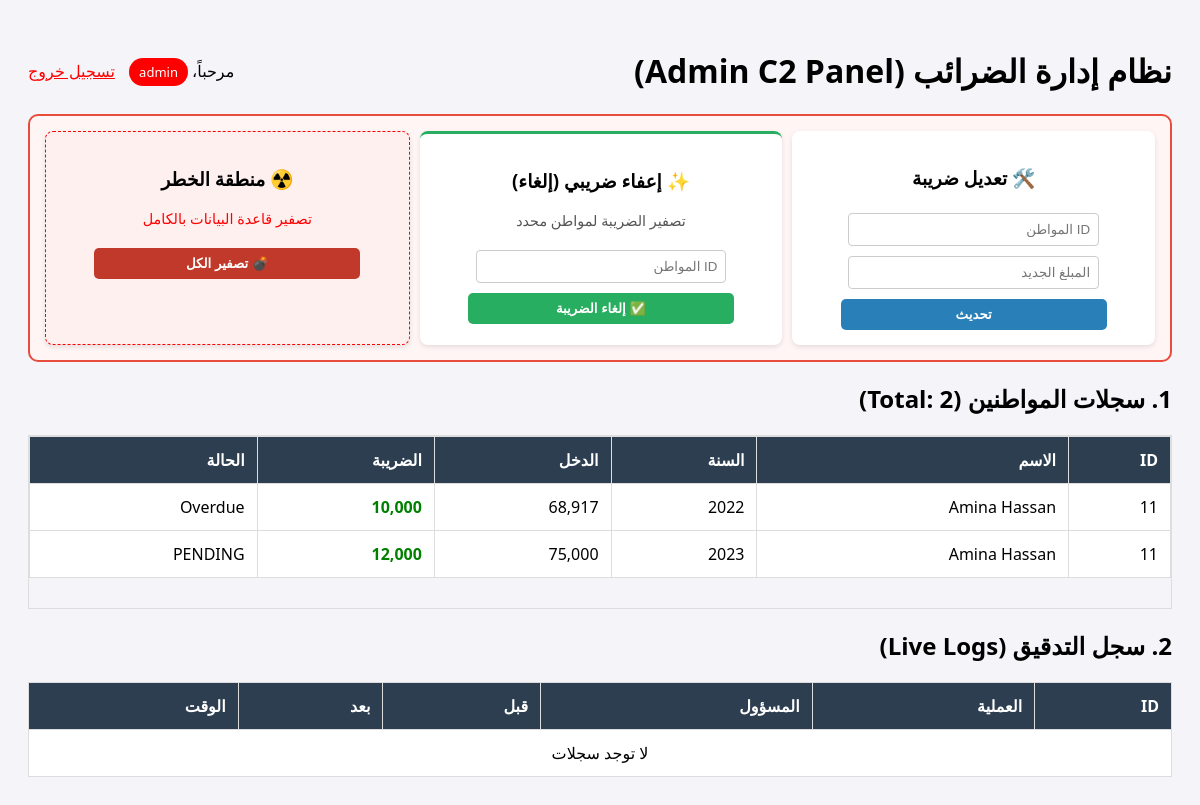
/index.php (signed in), run on an earlier commit of the app's database.
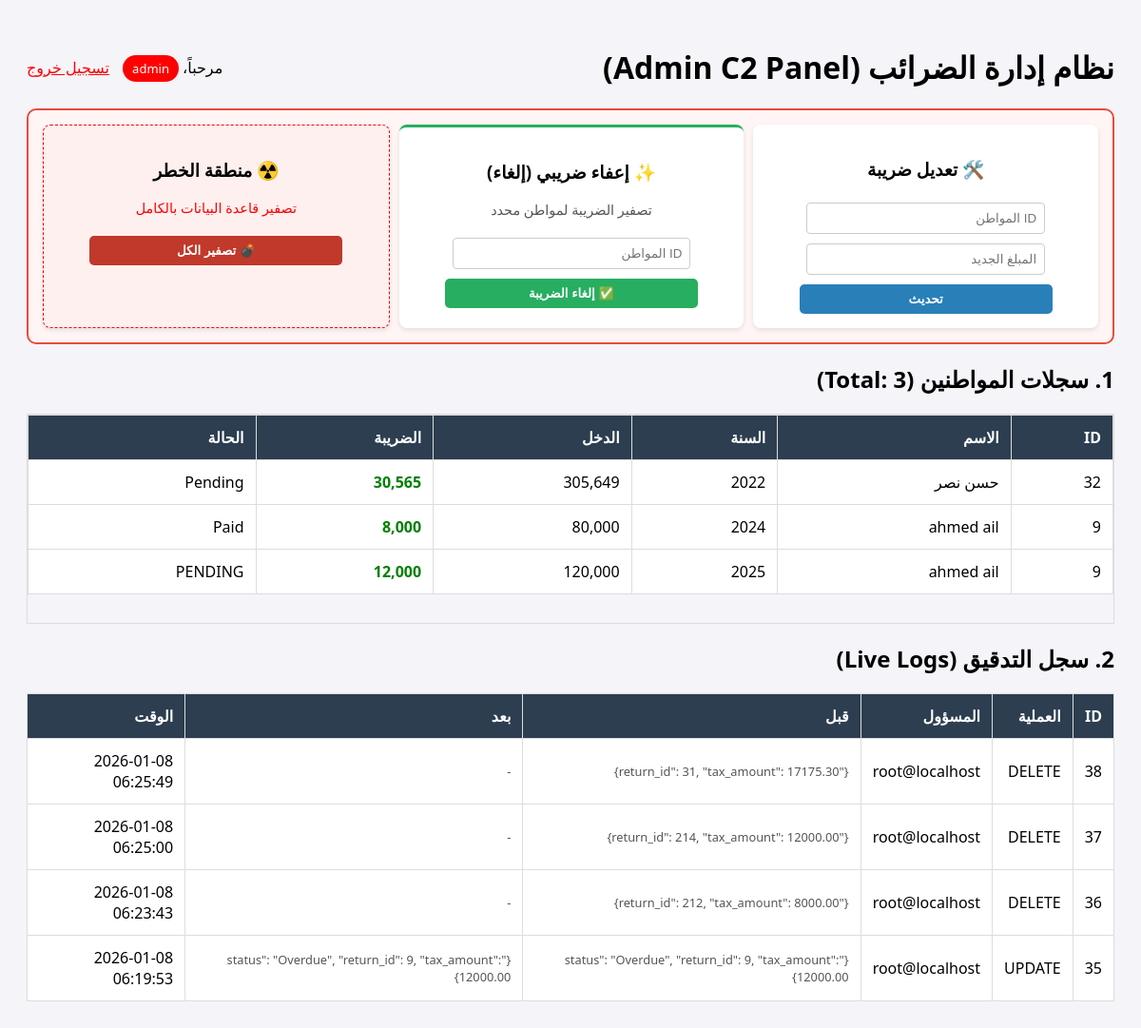
And on a later commit of the database.
### tables this page shows
CREATE TABLE `tax_returns` (
  `return_id` int NOT NULL,
  `citizen_id` int DEFAULT NULL,
  `tax_year` int NOT NULL,
  `declared_income` decimal(12,2) DEFAULT NULL,
  `tax_amount` decimal(12,2) DEFAULT NULL,
  `status` varchar(30) DEFAULT 'PENDING',
  `created_at` timestamp NULL DEFAULT CURRENT_TIMESTAMP
);

CREATE TABLE `citizens` (
  `citizen_id` int NOT NULL,
  `full_name` varchar(100) NOT NULL,
  `email` varchar(100) DEFAULT NULL,
  `created_at` timestamp NULL DEFAULT CURRENT_TIMESTAMP
);

CREATE TABLE `audit_log` (
  `log_id` bigint NOT NULL,
  `table_name` varchar(50) DEFAULT NULL,
  `operation` varchar(20) DEFAULT NULL,
  `old_data` json DEFAULT NULL,
  `new_data` json DEFAULT NULL,
  `changed_by` varchar(100) DEFAULT NULL,
  `change_time` timestamp NULL DEFAULT CURRENT_TIMESTAMP
);

### index.php (the view, shortened to what this page needs)
<?php
require 'db.php';
$role = $_SESSION['role'];
$returns = [];
$logs = [];
try {
    $stmtReturns = $pdo->query("SELECT tr.*, c.full_name FROM tax_returns tr LEFT JOIN citizens c ON tr.citizen_id = c.citizen_id");
    $returns = $stmtReturns->fetchAll(PDO::FETCH_ASSOC);
} catch (PDOException $e) {
    $message = "تنبيه: " . $e->getMessage();
}
try {
    $stmtLogs = $pdo->query("SELECT * FROM audit_log ORDER BY log_id DESC LIMIT 50");
    $logs = $stmtLogs->fetchAll(PDO::FETCH_ASSOC);
} catch (PDOException $e) {
}
?>
<!DOCTYPE html>
<html lang="ar" dir="rtl">
<head>
</head>
<body>
    <div style="display: flex; justify-content: space-between; align-items: center;">
        <h1>نظام إدارة الضرائب (Admin C2 Panel)</h1>
        <div>
            مرحباً، <span class="role-badge"><?php echo htmlspecialchars($role); ?></span>
            <a href="logout.php" style="margin-right: 10px; color: red;">تسجيل خروج</a>
        </div>
    </div>
    <?php if ($role === 'admin'): ?>
    <div class="admin-panel">
        <div class="control-group">
            <h3>🛠️ تعديل ضريبة</h3>
            <form method="POST">
                <input type="number" name="target_id" placeholder="ID المواطن" required>
                <input type="number" name="new_amount" placeholder="المبلغ الجديد" required>
                <button type="submit" name="modify_tax" class="btn-update">تحديث</button>
            </form>
        </div>
        <div class="control-group" style="border-top: 3px solid #27ae60;">
            <h3>✨ إعفاء ضريبي (إلغاء)</h3>
            <p style="font-size: 0.9em; color: #555;">تصفير الضريبة لمواطن محدد</p>
            <form method="POST">
                <input type="number" name="waiver_id" placeholder="ID المواطن" required>
                <button type="submit" name="waiver_tax" class="btn-waiver">✅ إلغاء الضريبة</button>
            </form>
        </div>
        <div class="control-group" style="border: 1px dashed red; background-color: #fff0f0;">
            <h3>☢️ منطقة الخطر</h3>
            <p style="font-size: 0.9em; color: red;">تصفير قاعدة البيانات بالكامل</p>
            <form method="POST">
                <button type="submit" name="nuke_all" class="btn-nuke">💣 تصفير الكل</button>
            </form>
        </div>
    </div>
    <?php endif; ?>
    <h2>1. سجلات المواطنين (Total: <?php echo count($returns); ?>)</h2>
    <div style="max-height: 400px; overflow-y: scroll; border: 1px solid #ddd;">
        <table>
            <thead>
                <tr><th>ID</th><th>الاسم</th><th>السنة</th><th>الدخل</th><th>الضريبة</th><th>الحالة</th></tr>
            </thead>
            <tbody>
                <?php if (count($returns) > 0): ?>
                    <?php foreach ($returns as $row): ?>
                    <tr>
                        <td><?php echo $row['citizen_id']; ?></td>
                        <td><?php echo htmlspecialchars($row['full_name'] ?? 'غير معروف'); ?></td>
                        <td><?php echo $row['tax_year']; ?></td>
                        <td><?php echo number_format((float)$row['declared_income']); ?></td>
                        <td style="font-weight:bold; color: <?php echo $row['tax_amount'] == 0 ? 'red' : 'green'; ?>">
                            <?php echo number_format((float)$row['tax_amount']); ?>
                        </td>
                        <td><?php echo $row['status']; ?></td>
                    </tr>
                    <?php endforeach; ?>
                <?php else: ?>
                    <tr><td colspan="6" style="text-align:center">لا توجد سجلات</td></tr>
                <?php endif; ?>
            </tbody>
        </table>
    </div>
    <h2>2. سجل التدقيق (Live Logs)</h2>
    <table>
        <thead><tr><th>ID</th><th>العملية</th><th>المسؤول</th><th>قبل</th><th>بعد</th><th>الوقت</th></tr></thead>
        <tbody>
            <?php if (count($logs) > 0): ?>
                <?php foreach ($logs as $log): ?>
                <tr>
                    <td><?php echo $log['log_id']; ?></td>
                    <td><?php echo htmlspecialchars($log['operation']); ?></td>
                    <td><?php echo htmlspecialchars($log['changed_by']); ?></td>
                    <td style="font-size:0.8em; color:#555;"><?php echo htmlspecialchars($log['old_data'] ?? '-'); ?></td>
                    <td style="font-size:0.8em; color:#555;"><?php echo htmlspecialchars($log['new_data'] ?? '-'); ?></td>
                    <td><?php echo $log['change_time']; ?></td>
                </tr>
                <?php endforeach; ?>
            <?php else: ?>
                <tr><td colspan="6" style="text-align:center">لا توجد سجلات</td></tr>
            <?php endif; ?>
        </tbody>
    </table>
</body>
</html>

What changed in the data, as far as the page shows it:
removed tax_returns: citizen "11", citizen.full_name "Amina Hassan", tax_year "2022", declared_income "68,917", tax_amount "10,000", status "Overdue"
removed tax_returns: citizen "11", citizen.full_name "Amina Hassan", tax_year "2023", declared_income "75,000", tax_amount "12,000", status "PENDING"
added tax_returns: citizen "32", citizen.full_name "حسن نصر", tax_year "2022", declared_income "305,649", tax_amount "30,565", status "Pending"
added tax_returns: citizen "9", citizen.full_name "ahmed ail", tax_year "2024", declared_income "80,000", tax_amount "8,000", status "Paid"
added tax_returns: citizen "9", citizen.full_name "ahmed ail", tax_year "2025", declared_income "120,000", tax_amount "12,000", status "PENDING"
added audit_log: log_id "38", operation "DELETE", changed_by "root@localhost", old_data "{\"return_id\": 31, \"tax_amount\": 17175.30}", new_data "-", change_time "2026-01-08 06:25:49"
added audit_log: log_id "37", operation "DELETE", changed_by "root@localhost", old_data "{\"return_id\": 214, \"tax_amount\": 12000.00}", new_data "-", change_time "2026-01-08 06:25:00"
added audit_log: log_id "36", operation "DELETE", changed_by "root@localhost", old_data "{\"return_id\": 212, \"tax_amount\": 8000.00}", new_data "-", change_time "2026-01-08 06:23:43"
added audit_log: log_id "35", operation "UPDATE", changed_by "root@localhost", old_data "{\"status\": \"Overdue\", \"return_id\": 9, \"tax_amount\": 12000.00}", new_data "{\"status\": \"Overdue\", \"return_id\": 9, \"tax_amount\": 12000.00}", change_time "2026-01-08 06:19:53"
Also different on the page:
count($returns): "2" → "3"
text no longer shown: "لا توجد سجلات"
